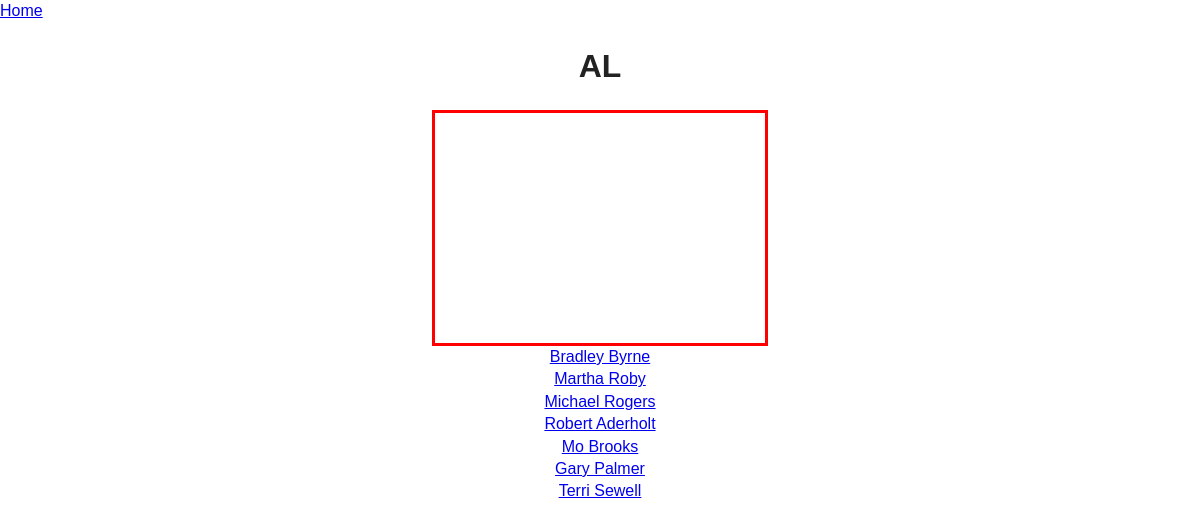
The app's page /PoliticiansByState.php?State=AL with its own data.
### tables this page shows
CREATE TABLE `PoliticianBasicInfo` (
  `ID` int(11) NOT NULL,
  `Full_Name` varchar(25) NOT NULL,
  `State` varchar(3) NOT NULL,
  `District` int(11) NOT NULL,
  `Party` varchar(20) NOT NULL,
  `Twitter` varchar(30) NOT NULL
);

### PoliticiansByState.php (the view, shortened to what this page needs)
<!doctype html>
<html class="no-js" lang="">
    <head>
        <link rel="stylesheet" href="css/normalize.css">
        <link rel="stylesheet" href="css/main.css">
    </head>
    <body>
		<a href="index.php">Home</a>
		<h1 id="stateTitle"><center>Unknown</center></h1>
        <div id="map" style="margin: auto; width: 330px; height: 230px; border: solid 3px red;"></div>
		<?php
			$link = mysqli_connect("127.0.0.1","root","myFrenc2hRost","aulabau2_Politics");
			$state = $_GET["State"];
			$sql = "SELECT `Full_Name` FROM `PoliticianBasicInfo` WHERE `State` = '$state'";
			$result = mysqli_query($link, $sql);
			if(!$result)
			{
				echo "<h2><center>Error: </center></h2>" . mysqli_error($link);
			}
			else
			{
				$links = "";
				while($row = mysqli_fetch_array($result))
				{
					$name = $row[0];
					$linkName = str_replace(" ", "+", $name);
					$links .= "<center><a href=Politician.php?Full_Name=$linkName>$name</a><br>";
				}
				echo $links . "</center>";
			}
		?>
    </body>
</html>

### css/main.css (style rules this page uses)
html { color: #222; font-size: 1em; line-height: 1.4; }

### records on screen
politicianbasicinfo: Full_Name "Bradley Byrne"
politicianbasicinfo: Full_Name "Martha Roby"
politicianbasicinfo: Full_Name "Michael Rogers"
politicianbasicinfo: Full_Name "Robert Aderholt"
politicianbasicinfo: Full_Name "Mo Brooks"
politicianbasicinfo: Full_Name "Gary Palmer"
politicianbasicinfo: Full_Name "Terri Sewell"
